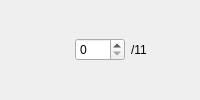
         <widget class="QWidget" name="widget_8" native="true">
          <layout class="QHBoxLayout" name="horizontalLayout_8">
           <property name="leftMargin">
            <number>0</number>
           </property>
           <property name="topMargin">
            <number>0</number>
           </property>
           <property name="rightMargin">
            <number>0</number>
           </property>
           <property name="bottomMargin">
            <number>0</number>
           </property>
           <item>
            <widget class="QLabel" name="label_8">
             <property name="maximumSize">
              <size>
               <width>75</width>
               <height>75</height>
              </size>
             </property>
             <property name="toolTip">
              <string>#3C1B4F_#6D5BAE</string>
             </property>
             <property name="text">
              <string/>
             </property>
             <property name="pixmap">
              <pixmap resource="resource.qrc">:/pairs/pairs/#3C1B4F_#6D5BAE.png</pixmap>
             </property>
             <property name="scaledContents">
              <bool>true</bool>
             </property>
            </widget>
           </item>
           <item>
            <widget class="QSpinBox" name="spinBox_8">
             <property name="maximumSize">
              <size>
               <width>50</width>
               <height>16777215</height>
              </size>
             </property>
             <property name="minimum">
              <number>0</number>
             </property>
             <property name="maximum">
              <number>11</number>
             </property>
            </widget>
           </item>
           <item>
            <widget class="QLabel" name="label_8_2">
             <property name="text">
              <string>/11</string>
             </property>
            </widget>
           </item>
          </layout>
         </widget>
